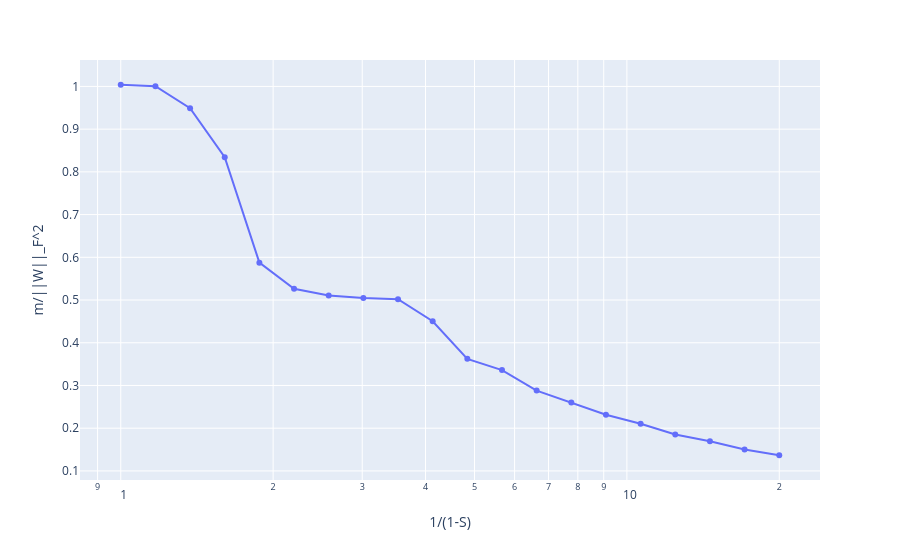

Here is the notebook cell this chart was saved with:
### Code cell
fig = px.line(
    x=1/model.feature_probability[:, 0].cpu(),
    y=(model.config.n_hidden/(torch.linalg.matrix_norm(model.W.detach(), 'fro')**2)).cpu(),
    log_x=True,
    markers=True,
)
fig.update_xaxes(title="1/(1-S)")
fig.update_yaxes(title=f"m/||W||_F^2")

### Figure 1 — Plotly figure (JSON) as saved in the notebook; plotly's stock layout.template omitted (floating-point values rounded to 4 significant figures)
{"data": [{"hovertemplate": "x=%{x}<br>y=%{y}<extra></extra>", "legendgroup": "", "line": {"color": "#636efa", "dash": "solid"}, "marker": {"symbol": "circle"}, "mode": "lines+markers", "name": "", "orientation": "v", "showlegend": false, "type": "scatter", "x": [1.0, 1.171, 1.371, 1.605, 1.879, 2.2, 2.575, 3.015, 3.53, 4.133, 4.839, 5.665, 6.633, 7.766, 9.092, 10.64, 12.46, 14.59, 17.08, 20.0], "xaxis": "x", "y": [1.004, 1.001, 0.949, 0.8342, 0.5875, 0.5263, 0.5107, 0.505, 0.5021, 0.4503, 0.3624, 0.336, 0.2881, 0.2602, 0.2316, 0.2106, 0.1851, 0.1693, 0.1503, 0.1367], "yaxis": "y"}], "layout": {"legend": {"tracegroupgap": 0}, "margin": {"t": 60}, "xaxis": {"anchor": "y", "domain": [0, 1], "title": {"text": "1/(1-S)"}, "type": "log"}, "yaxis": {"anchor": "x", "domain": [0, 1], "title": {"text": "m/||W||_F^2"}}}}
